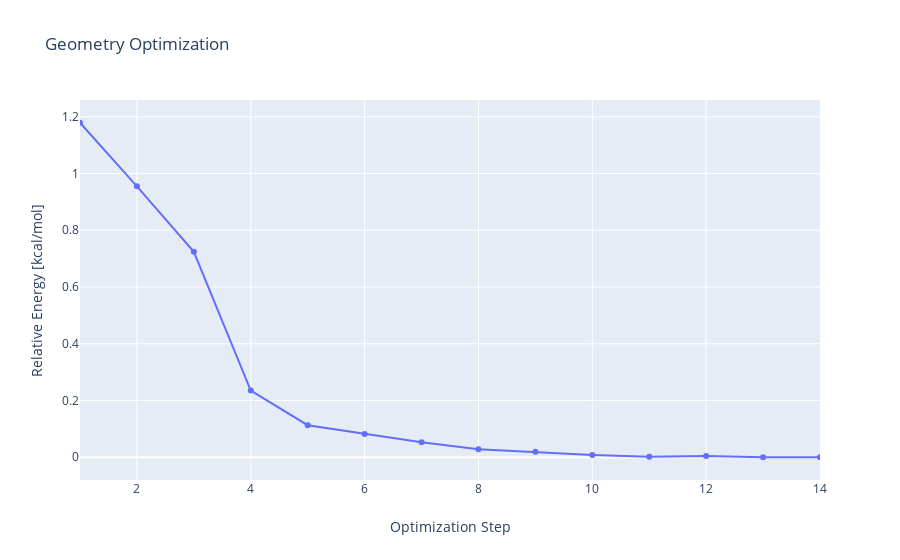

Notebook cell for this chart:
### Code cell
record.show_history()

### Figure 1 — Plotly figure (JSON) as saved in the notebook; plotly's stock layout.template omitted (floating-point values rounded to 4 significant figures)
{"data": [{"mode": "lines+markers", "type": "scatter", "x": [1, 2, 3, 4, 5, 6, 7, 8, 9, 10, 11, 12, 13, 14], "y": [1.179, 0.955, 0.724, 0.235, 0.113, 0.082, 0.053, 0.028, 0.019, 0.008, 0.002, 0.004, 0, 0]}], "layout": {"title": {"text": "Geometry Optimization"}, "xaxis": {"range": [1, 14], "title": {"text": "Optimization Step"}}, "yaxis": {"title": {"text": "Relative Energy [kcal/mol]"}, "zeroline": true}}}
